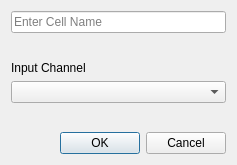
<?xml version="1.0" encoding="UTF-8"?>
<ui version="4.0">
 <class>Dialog</class>
 <widget class="QDialog" name="Dialog">
  <property name="geometry">
   <rect>
    <x>0</x>
    <y>0</y>
    <width>237</width>
    <height>165</height>
   </rect>
  </property>
  <property name="maximumSize">
   <size>
    <width>257</width>
    <height>177</height>
   </size>
  </property>
  <property name="windowTitle">
   <string>Dialog</string>
  </property>
  <layout class="QGridLayout" name="gridLayout">
   <item row="2" column="0">
    <widget class="QLabel" name="label">
     <property name="text">
      <string>Input Channel</string>
     </property>
    </widget>
   </item>
   <item row="4" column="0">
    <spacer name="verticalSpacer">
     <property name="orientation">
      <enum>Qt::Orientation::Vertical</enum>
     </property>
     <property name="sizeHint" stdset="0">
      <size>
       <width>20</width>
       <height>40</height>
      </size>
     </property>
    </spacer>
   </item>
   <item row="3" column="0">
    <widget class="QComboBox" name="channelSelectComboBox">
     <property name="placeholderText">
      <string>Select Input Channel</string>
     </property>
    </widget>
   </item>
   <item row="5" column="0">
    <widget class="QDialogButtonBox" name="dialogButtonBox">
     <property name="orientation">
      <enum>Qt::Orientation::Horizontal</enum>
     </property>
     <property name="standardButtons">
      <set>QDialogButtonBox::StandardButton::Cancel|QDialogButtonBox::StandardButton::Ok</set>
     </property>
    </widget>
   </item>
   <item row="0" column="0">
    <widget class="QLineEdit" name="cellNameText">
     <property name="text">
      <string/>
     </property>
     <property name="placeholderText">
      <string>Enter Cell Name</string>
     </property>
    </widget>
   </item>
   <item row="1" column="0">
    <spacer name="verticalSpacer_2">
     <property name="orientation">
      <enum>Qt::Orientation::Vertical</enum>
     </property>
     <property name="sizeHint" stdset="0">
      <size>
       <width>20</width>
       <height>40</height>
      </size>
     </property>
    </spacer>
   </item>
  </layout>
 </widget>
 <resources/>
 <connections>
  <connection>
   <sender>dialogButtonBox</sender>
   <signal>accepted()</signal>
   <receiver>Dialog</receiver>
   <slot>accept()</slot>
   <hints>
    <hint type="sourcelabel">
     <x>248</x>
     <y>254</y>
    </hint>
    <hint type="destinationlabel">
     <x>157</x>
     <y>274</y>
    </hint>
   </hints>
  </connection>
  <connection>
   <sender>dialogButtonBox</sender>
   <signal>rejected()</signal>
   <receiver>Dialog</receiver>
   <slot>reject()</slot>
   <hints>
    <hint type="sourcelabel">
     <x>316</x>
     <y>260</y>
    </hint>
    <hint type="destinationlabel">
     <x>286</x>
     <y>274</y>
    </hint>
   </hints>
  </connection>
 </connections>
</ui>
